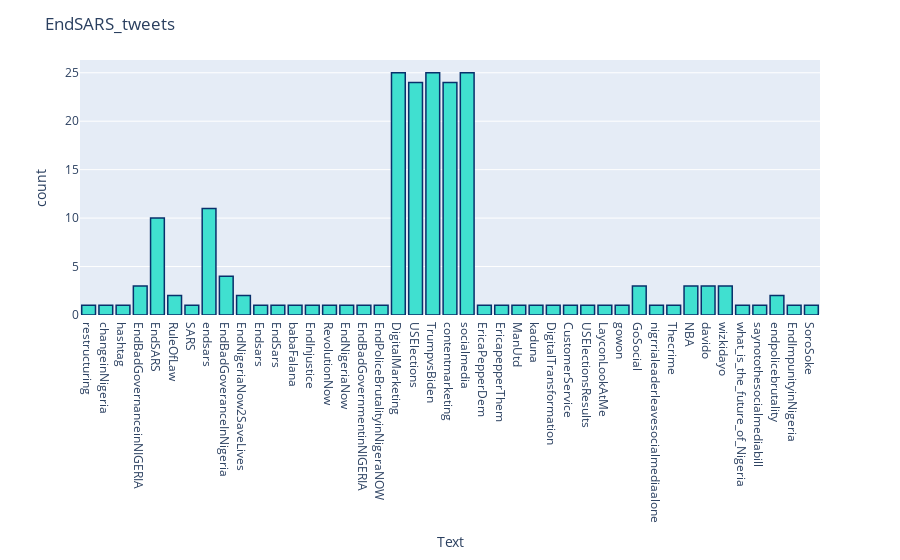

Here is the notebook cell this chart was saved with:
### Code cell
fig = px.histogram(df, x="Text")
fig.update_traces(marker_color="turquoise",marker_line_color='rgb(8,48,107)',
                  marker_line_width=1.5)
fig.update_layout(title_text='EndSARS_tweets')
fig.show()

### Figure 1 — Plotly figure (JSON) as saved in the notebook; plotly's stock layout.template omitted (floating-point values rounded to 4 significant figures; data arrays with more than 128 entries replaced by an {"elided": "..."} marker saying what was removed)
{"data": [{"hovertemplate": "Text=%{x}<br>count=%{y}", "showlegend": false, "legendgroup": "", "name": "", "yaxis": "y", "marker": {"color": "turquoise", "line": {"color": "rgb(8,48,107)", "width": 1.5}}, "hoverlabel": {"namelength": 0}, "offsetgroup": "", "xaxis": "x", "bingroup": "x", "x": {"elided": "196 str values"}, "alignmentgroup": "True", "type": "histogram", "orientation": "v"}], "layout": {"title": {"text": "EndSARS_tweets"}, "yaxis": {"domain": [0, 1], "anchor": "x", "title": {"text": "count"}}, "barmode": "relative", "xaxis": {"domain": [0, 1], "anchor": "y", "title": {"text": "Text"}}, "margin": {"t": 60}, "legend": {"tracegroupgap": 0}}}
